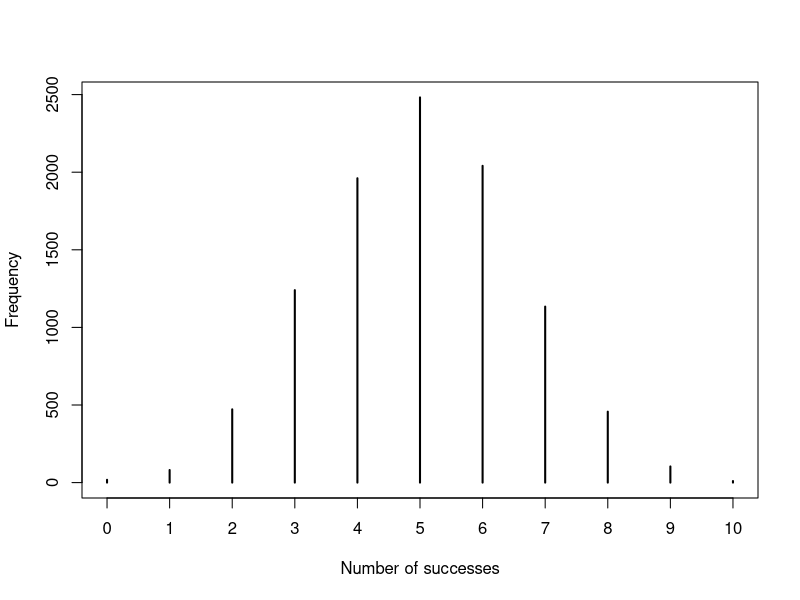
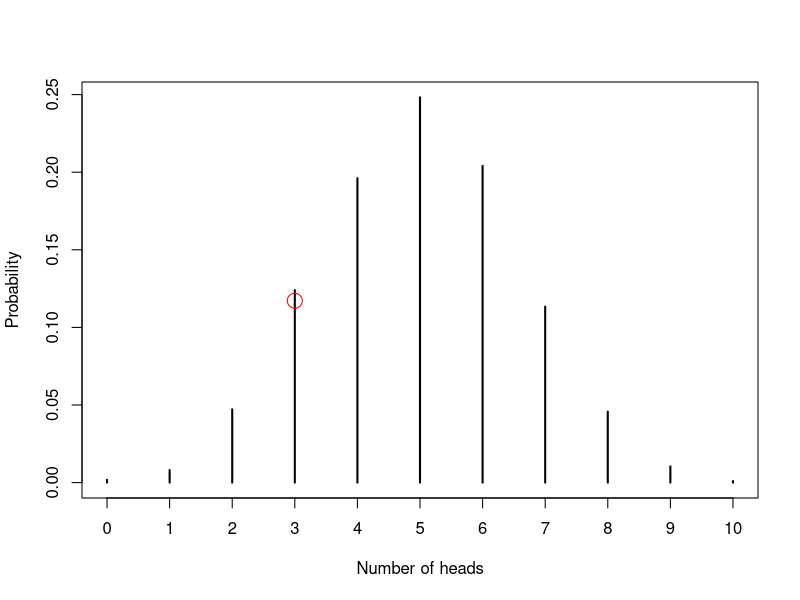
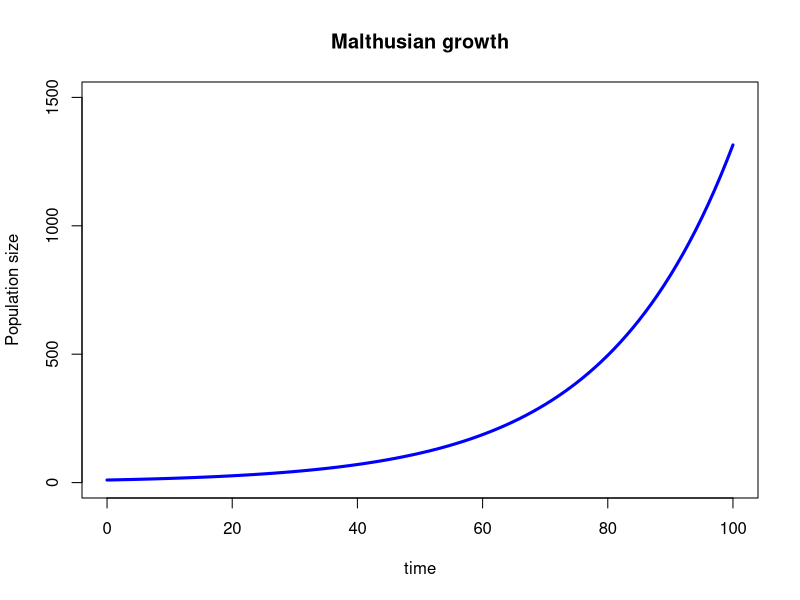

Source code (R) for these figures, in order: (Note: this script raises an error after producing the figures.)
## ---- chunk 1
knitr::opts_chunk$set(echo = TRUE)
## ---- chunk 2
# Define how many samples we want:
rr <- 10000
## ---- chunk 3
binom_nbrs <- rbinom(n = rr, size = 10, prob = 0.5)  # taking 10000 samples of 10
## ---- chunk 4
head(binom_nbrs, 10)
## ---- chunk 5
table(binom_nbrs)
## ---- chunk 6
plot(
  table(binom_nbrs),
  ylab="Frequency", xlab="Number of successes")
## ---- chunk 7
P_x3_s10_p0.5 <- dbinom(x = 3, size = 10, prob = 0.5) 
# x is the integer value we want to know the probability density of

P_x3_s10_p0.5
## ---- chunk 8
# comparing the stochastic realization of x = 3 with the expectation for x = 3
table(binom_nbrs)[4] / rr #why the division?

P_x3_s10_p0.5
## ---- chunk 9
plot(
  table(binom_nbrs)/rr, 
  ylab="Probability", xlab="Number of heads")

# Finally, we can mark the probability we are interested in
# by using a red dot in our plot:
points(x = 3, y = P_x3_s10_p0.5, col = "red", cex = 2)
## ---- chunk 10
popsize <- 10
## ---- chunk 11
time <- 0
## ---- chunk 12
R <- 1.05
## ---- chunk 13
tmax <- 100 # this is the number of generations
## ---- chunk 14
all_generations <- seq(from = 1, to = tmax, by = 1)
## ---- chunk 15
# For each generation, beginning in the generation = 1 and:
for(generation in all_generations){ 
  
  N_t <- popsize[length(popsize)] # by indexing 
  # the vector in this way (i.e. using "[length()]"),
  # we guarantee we are always taking the last value of 
  # this vector.
  
  N_t_plus_one <- N_t * R # this is the application of Euler's formula
  
  #Now, let's store the population size at that generation:
  popsize <- c(popsize, N_t_plus_one)
  
  #let's not forget to record the time that we are on:
  time <- c(time, generation) 
}
## ---- chunk 16
#
plot(NA, xlim=c(0,tmax), ylim=c(0,1500),
     xlab="time", ylab="Population size",
     main="Malthusian growth")
lines(x = time, y = popsize, col = "blue", lwd = 3)
## ---- chunk 17
knitr::include_graphics('spirit_bear.png')
## ---- chunk 18
sim_pops <- OneGenHWSim(n.ind = 100, n.sim = 5, p = 0.467)

#now, checking the result of our simulations:
sim_pops
## ---- chunk 19
# To remember how this works, let's imagine you want to 
# arbitrarily calculate (f(A1) + 3) / 4.5 for all your simulations. 
#You should run:

freqs_A1 <- sim_pops$A1A1 / (sim_pops$A1A1 + sim_pops$A1A2 + sim_pops$A2A2)

result <- (freqs_A1 + 3) / 4.5
result

# the above has no biological "meaning". 
# it is just to remind you how vectorized calculation works
